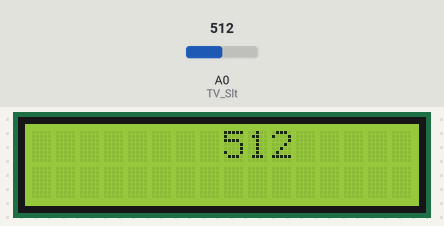
Bench run of a sketch on a simulated Arduino Uno, built with avr-gcc and run on an emulated ATmega328P. Parts: 16×2 character LCD. The test bench sets the inputs (shaded band); at power-on: A0 (TV_Slt) = 512.

Above: at 1.2 s.
1.3 s: A0 (TV_Slt) set to 716
At 2.2 s:
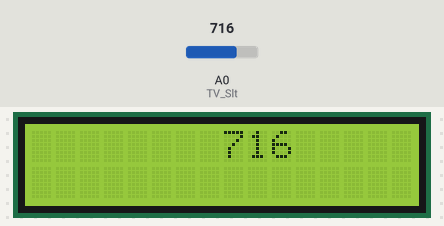
2.8 s: A0 (TV_Slt) set to 900
At 3.4 s:
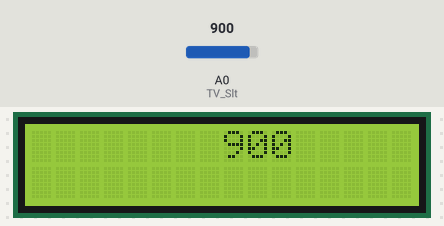
4.3 s: A0 (TV_Slt) set to 1023
At 4.6 s:
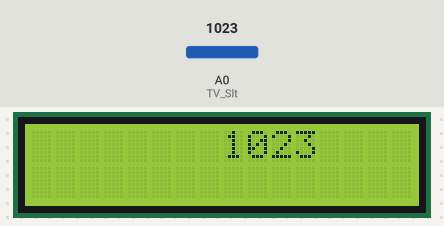
Timing chart, 0 to 7.3 s (numbered marks = the images above; inputs shaded):
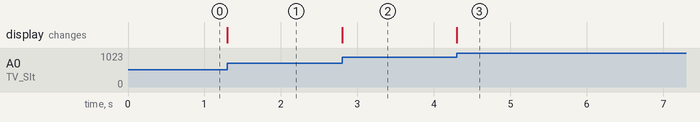

Measured:
- after the input at 1.3 s, the display: changes at once (image 1)
- after the input at 2.8 s, the display: changes at once (image 2)
- after the input at 4.3 s, the display: changes at once (image 3)

The sketch:

LCDTest.ino
```cpp
/*PotTest - Program to simply read the value outputted by potentiometers.
 *          Have to check if #define works with analog pins otherwise to define pins as int name and pin number
 * Author - AkRoy
 * Date - 04/09/2020
 */
#include<LiquidCrystal.h>
#define TV_Slt A0
#define BPM_Slt A1
//#define PEEP_Slt A2
//#define LCDContrastPin 6 // Pin for Contrast adjustment in LCD
LiquidCrystal lcd = LiquidCrystal(7, 8, 9, 10, 11, 12);

void setup() {
  Serial.begin(9600);
  pinMode(TV_Slt,INPUT);
  pinMode(BPM_Slt,INPUT);
  //pinMode(LCDContrastPin, OUTPUT);
  //analogWrite(LCDContrastPin, 100);// needs to be changed as per reqmt between 0 to 255
  lcd.begin(16,2);
  //pinMode(PEEP_Slt,INPUT);

}

void loop() {
  int VolumeSlt = analogRead(TV_Slt);
  //Serial.print("Volume Pot Value = ");
  lcd.setCursor(8, 0);
  lcd.print(VolumeSlt);
  //Serial.println(VolumeSlt);
  //int BPMSlt = analogRead(BPM_Slt);
  //Serial.print("BPM Pot Value = ");
  //Serial.println(BPMSlt);
}
```
